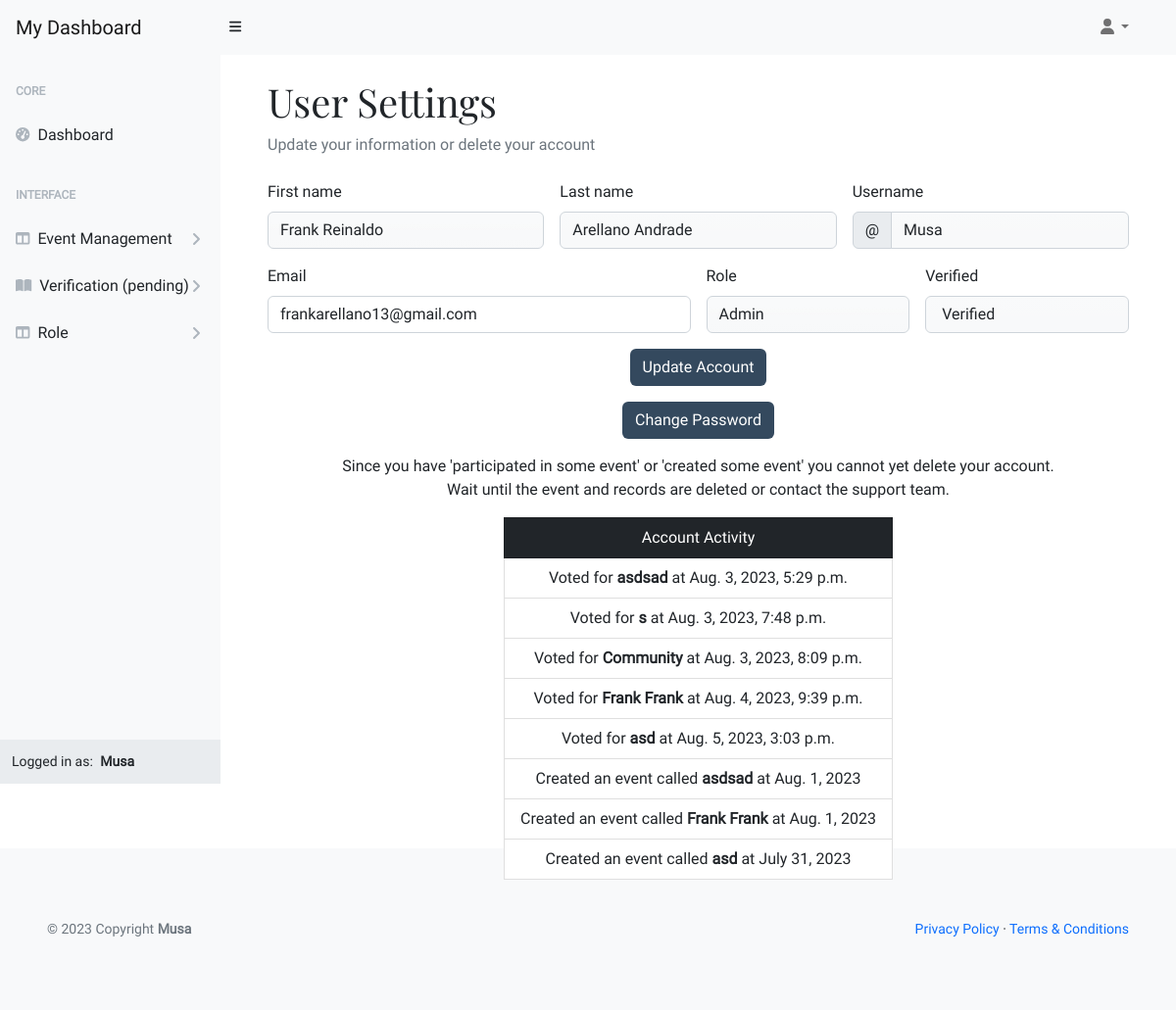
The page /user/settings/ (signed in) on the database its author committed.
### musa/models.py (models this page shows, shortened)
class UserProfile(AbstractUser):
    verified = models.BooleanField(default=False)
    role = models.IntegerField(choices=ROLES, default=0)
    user_card = models.ManyToManyField(
        'vote_management.VoteCard',
        through='vote_management.VoteRecord', related_name='user_cards')
    class Meta:
        ordering = ['username']

### vote_management/models.py (models this page shows, shortened)
class VoteRecord(models.Model):
    voter = models.ForeignKey(
        'musa.UserProfile', on_delete=models.CASCADE,
        related_name="voter_record")
    vote_card = models.ForeignKey(  # consider renaming in the future
        VoteCard, on_delete=models.CASCADE, related_name="votecard_record")
    elected_person = models.ForeignKey('ElectedPerson',
                                       on_delete=models.CASCADE,
                                       related_name="elected_record")
    timestamp = models.DateTimeField(auto_now_add=True)
    class Meta:
        ordering = ['timestamp']

class VoteCard(models.Model):
    title = models.CharField(max_length=33, unique=True)
    slug = models.SlugField(max_length=200, unique=True)
    author = models.ForeignKey(
        'musa.UserProfile', on_delete=models.CASCADE,
        related_name="card_author")
    category = models.ForeignKey(
        Category, on_delete=models.CASCADE, related_name="categories")
    mission = models.CharField(max_length=33)
    location = models.CharField(max_length=33)
    description = models.TextField(max_length=258)
    expire = models.DateField()
    event_image = CloudinaryField('image',
                                  default='placeholder')
    vote_record = models.ManyToManyField('musa.UserProfile',
                                         through='VoteRecord',
                                         related_name='user_votes', blank=True)
    candidates = models.ManyToManyField('ElectedPerson',
                                        related_name='vote_cards',
                                        blank=True)
    status = models.IntegerField(choices=STATUS, default=0)
    excerpt = models.TextField(blank=True)
    type = models.IntegerField(choices=CARD_TYPE, default=0)
    created_on = models.DateField(auto_now_add=True)
    class Meta:
        ordering = ['-created_on']
    def __str__(self):
        return self.title

### user_profile/views.py (the view, shortened to what this page needs)
# urls.py: path('user/settings/', UserSettings.as_view(),
class UserSettings(UpdateView):
    model = UserProfile
    form_class = UserProfileForm
    template_name = 'backend/user-dashboard/settings.html'
    context_object_name = 'user_settings'
    def get_object(self, queryset=None):
        return self.request.user

### user_profile/views.py
class UserProfileForm(forms.ModelForm):
    class Meta:
        model = UserProfile
        fields = ['first_name', 'last_name', 'email']

### templates/backend/user-dashboard/settings.html (shortened to what this page needs)
{% extends "backend/user-dashboard/base.html" %}
{% load i18n %}
{% block content%}
<div id="layoutSidenav_content">
    <main>
        <div class="container-fluid px-5">
            <h1 class="mt-4">User Settings</h1>
            <ol class="breadcrumb mb-4">
                <li class="breadcrumb-item active">Update your information or delete your account</li>
            </ol>
            <form class="row g-3 needs-validation" method="POST" action="{% url 'user_settings' %}" novalidate>
                {% if user_settings.role == 0 %}
                <div class="col-md-4">
                    <label for="validationCustom01" class="form-label">First name</label>
                    <input type="text" class="form-control" id="validationCustom01"
                        value="{{ user_settings.first_name}}" name="first_name" required>
                    <div class="valid-feedback">
                        Looks good!
                    </div>
                </div>
                <div class="col-md-4">
                    <label for="validationCustom02" class="form-label">Last name</label>
                    <input type="text" class="form-control" id="validationCustom02" value="{{ user_settings.last_name}}"
                        name="last_name" required>
                    <div class="valid-feedback">
                        Looks good!
                    </div>
                </div>
                {% else %}
                <div class="col-md-4">
                    <label for="validationCustom01" class="form-label">First name</label>
                    <input type="text" class="form-control bg-light bg-gradient" id="validationCustom01"
                        value="{{ user_settings.first_name}}" name="first_name" readonly required>
                </div>
                <div class="col-md-4">
                    <label for="validationCustom02" class="form-label">Last name</label>
                    <input type="text" class="form-control bg-light bg-gradient" id="validationCustom02"
                        value="{{ user_settings.last_name}}" name="last_name" readonly required>
                </div>
                {% endif %}
                <div class="col-md-4">
                    <label for="validationCustomUsername" class="form-label">Username</label>
                    <div class="input-group has-validation">
                        <span class="input-group-text" id="inputGroupPrepend">@</span>
                        <input type="text" value="{{ user_settings.username}}" class="form-control bg-light bg-gradient"
                            id="validationCustomUsername" name="username" aria-describedby="inputGroupPrepend" readonly
                            required>
                    </div>
                </div>
                <div class="col-md-6">
                    <label for="validationCustom03" class="form-label">Email</label>
                    <input type="email" value="{{ user_settings.email}}"
                        class="form-control {% if form.errors.email %}is-invalid{% endif %}" id="validationCustom03"
                        name="email" required>
                </div>
                <div class="col-md-3">
                    <label for="validationCustom04" class="form-label">Role</label>
                    <input type="text" value="{{ user_settings.get_role_display}}" name="role"
                        class="form-control bg-light bg-gradient" id="validationCustom04" required readonly>
                </div>
                <div class="col-md-3">
                    <label for="validationCustom05" class="form-label">Verified</label>
                    <input type="text"
                        value="{% if user_settings.verified == 1 %} Verified {% else %} Not verified {% endif %}"
                        name="verified" class="form-control bg-light bg-gradient" id="validationCustom05" required
                        readonly>
                </div>
                <div class="col-12 text-center">
                    <button class="btn btn-primary-blue" type="submit">Update Account</button>
                </div>
                <div class="col-12 text-center">
                    <a class="btn btn-primary-blue" href="{% url 'user_change' %}">Change Password</a>
                </div>
                {% if user_settings.user_votes.all or user_settings.card_author.exists %}
                <div class="col-12 text-center">
                    <p>Since you have 'participated in some event' or 'created some event' you cannot yet delete your
                        account.<br>
                        Wait until the event and records are deleted or contact the support team.
                    </p>
                    <ul class="list-group d-inline-block">
                        <li class="list-group-item bg-dark text-white" aria-current="true">Account Activity</li>
                        {% for voter in user_settings.voter_record.all %}
                        <li class="list-group-item">Voted for <strong>{{ voter.vote_card }} </strong>at
                            {{ voter.timestamp }}</li>
                        {% endfor %}
                        {% for card in user_settings.card_author.all %}
                        <li class="list-group-item">Created an event called <strong>{{ card.title }} </strong>at
                            {{ card.created_on }}</li>
                        {% endfor %}
                    </ul>
                </div>
                {% else %}
                <div class="col-12 text-center">
                    <a class="btn btn-danger" href="{% url 'user_delete' %}">Delete Account</a>
                </div>
                {% endif %}
            </form>
        </div>
    </main>
</div>
{% endblock %}

### templates/backend/user-dashboard/base.html (shortened to what this page needs)
{% load static %}
{% now "Y-m-d" as current_date %}
{% now "Y" as copyright %}
<!DOCTYPE html>
<html lang="en">
<head>
    <link href="https://cdn.jsdelivr.net/npm/simple-datatables@7.1.2/dist/style.min.css" rel="stylesheet" />
    <link href="{% static 'user/css/styles.css' %}" rel="stylesheet" />
    <link href="{% static 'custom/css/style.css' %}" rel="stylesheet" />
</head>
<body class="sb-nav-fixed">
    <nav class="sb-topnav navbar navbar-expand navbar-light bg-light">
        <a class="navbar-brand ps-3" href="{% url 'user_dashboard' %}">My Dashboard</a>
        <button class="btn btn-link btn-sm order-1 order-lg-0 me-4 me-lg-0" id="sidebarToggle" href="#!"><i
                class="fas fa-bars"></i></button>
        <div class="d-md-inline-block form-inline ms-auto me-0 me-md-3 my-2 my-md-0">
            <ul class="navbar-nav ms-auto ms-md-0 me-3 me-lg-4">
                <li class="nav-item dropdown">
                    <a class="nav-link dropdown-toggle" id="navbarDropdown" href="#" role="button"
                        data-bs-toggle="dropdown" aria-expanded="false"><i class="fas fa-user fa-fw"></i></a>
                </li>
            </ul>
        </div>
    </nav>
    <div id="layoutSidenav">
        <div id="layoutSidenav_nav">
            <nav class="sb-sidenav accordion sb-sidenav-light" id="sidenavAccordion">
                <div class="sb-sidenav-menu">
                    <div class="nav">
                        <div class="sb-sidenav-menu-heading">Core</div>
                        <a class="nav-link" href="{% url 'user_dashboard' %}">
                            <div class="sb-nav-link-icon"><i class="fas fa-tachometer-alt"></i></div>
                            Dashboard
                        </a>
                        <div class="sb-sidenav-menu-heading">Interface</div>
                        <a class="nav-link collapsed" href="#" data-bs-toggle="collapse"
                            data-bs-target="#collapseLayouts" aria-expanded="false" aria-controls="collapseLayouts">
                            <div class="sb-nav-link-icon"><i class="fas fa-columns"></i></div>
                            Event Management
                            <div class="sb-sidenav-collapse-arrow"><i class="fas fa-angle-down"></i></div>
                        </a>
                        <a class="nav-link collapsed" href="#" data-bs-toggle="collapse" data-bs-target="#collapsePages"
                            aria-expanded="false" aria-controls="collapsePages">
                            <div class="sb-nav-link-icon"><i class="fas fa-book-open"></i></div>
                            Verification (pending)
                            <div class="sb-sidenav-collapse-arrow"><i class="fas fa-angle-down"></i></div>
                        </a>
                        <a class="nav-link collapsed" href="#" data-bs-toggle="collapse" data-bs-target="#collapseRole"
                            aria-expanded="false" aria-controls="collapseRole">
                            <div class="sb-nav-link-icon"><i class="fas fa-columns"></i></div>
                            Role
                            <div class="sb-sidenav-collapse-arrow"><i class="fas fa-angle-down"></i></div>
                        </a>
                    </div>
                </div>
                <div class="sb-sidenav-footer">
                    <div class="small">Logged in as:
                        <span class="px-1"><strong>{{ request.user.username }}
                            </strong>
                        </span>
                    </div>
                </div>
            </nav>
        </div>
        {% block content %}
        {% endblock content %}
    </div>
    <footer class="py-4 bg-light mt-4">
        <div class="container-fluid p-5">
            <div class="d-flex align-items-center justify-content-between small">
                <div class="text-muted"> © {{ copyright }} Copyright
                    <a class="text-reset fw-bold" href="https://github.com/plexoio/musa">Musa</a>
                </div>
                <div>
                    <a href="{% url 'policy_page' %}">Privacy Policy</a>
                    &middot;
                    <a href="{% url 'terms_page' %}">Terms &amp; Conditions</a>
                </div>
            </div>
        </div>
    </footer>
</body>
</html>

### static/custom/css/style.css (style rules this page uses)
* { font-family: 'Roboto', Fairplay, sans-serif; }
h1 { font-family: 'Fairplay', Roboto, sans-serif; }
a { text-decoration: none; }
input { border: none; }
.list-group { border-radius: 0; }
.btn-primary-blue { background-color: #34495e; color: #ffffff; transition: 0.3s; }

### rows shown on the page
UserProfile: user.username "Musa", first_name "Frank Reinaldo", last_name "Arellano Andrade", username "Musa", email "frankarellano13@gmail.com", role "Admin", verified "Verified"
VoteRecord: vote_card "asdsad", timestamp "Aug. 3, 2023, 5:29 p.m."
VoteRecord: vote_card "s", timestamp "Aug. 3, 2023, 7:48 p.m."
VoteRecord: vote_card "Community", timestamp "Aug. 3, 2023, 8:09 p.m."
VoteRecord: vote_card "Frank Frank", timestamp "Aug. 4, 2023, 9:39 p.m."
VoteRecord: vote_card "asd", timestamp "Aug. 5, 2023, 3:03 p.m."
VoteCard: title "asdsad", created_on "Aug. 1, 2023"
VoteCard: title "Frank Frank", created_on "Aug. 1, 2023"
VoteCard: title "asd", created_on "July 31, 2023"

### other values the page prints
{{ copyright }} "2023"
